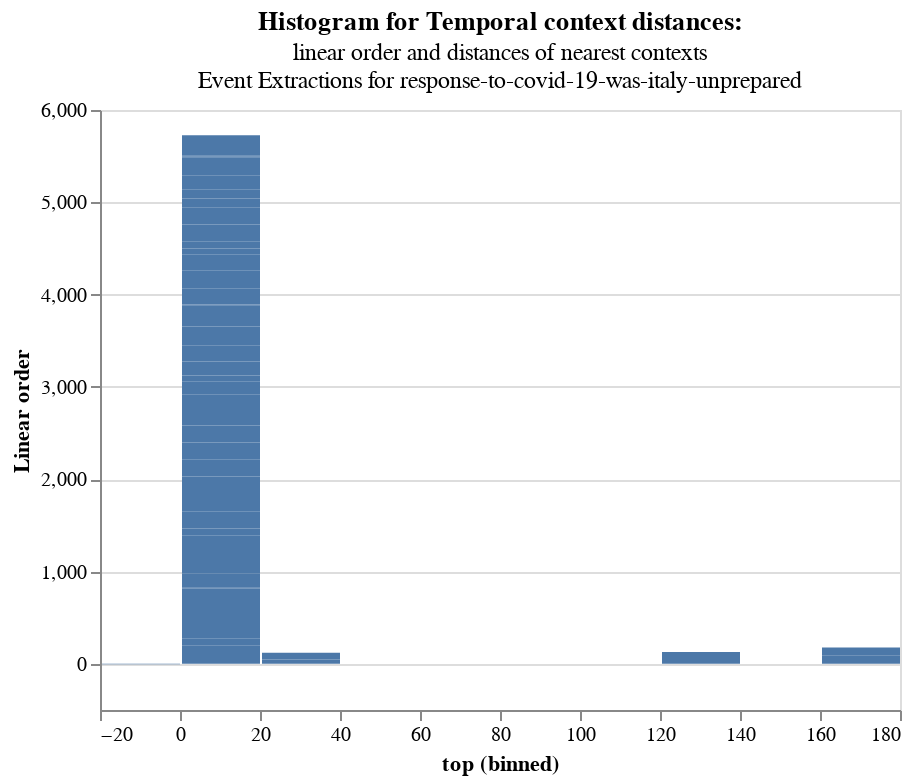

Notebook code cell kept with this figure:
### Code cell
res = pd.DataFrame.from_dict(all_results['response-to-covid-19-was-italy-unprepared_all.csv']['temp_results'])
ch = alt.Chart(res).encode(
    alt.X("top:Q", bin=True),
    y=alt.Y('sno',title="Linear order")
).properties(
    title=alt.TitleParams('Histogram for Temporal context distances: ',
    subtitle=["linear order and distances of nearest contexts","Event Extractions for response-to-covid-19-was-italy-unprepared"])
)

ch.configure_title(
    fontSize=14,
    font='Courier',
    anchor='start',
    color='gray'
)
ch.mark_bar() + ch.mark_text(align='left', dy=2)

### Figure 1 — Vega-Lite specification as saved in the notebook (floating-point values rounded to 4 significant figures)
{"config": {"view": {"continuousWidth": 400, "continuousHeight": 300}}, "layer": [{"mark": "bar", "encoding": {"x": {"bin": true, "field": "top", "type": "quantitative"}, "y": {"field": "sno", "title": "Linear order", "type": "quantitative"}}, "title": {"text": "Histogram for Temporal context distances: ", "subtitle": ["linear order and distances of nearest contexts", "Event Extractions for response-to-covid-19-was-italy-unprepared"]}}, {"mark": {"type": "text", "align": "left", "dy": 2}, "encoding": {"x": {"bin": true, "field": "top", "type": "quantitative"}, "y": {"field": "sno", "title": "Linear order", "type": "quantitative"}}, "title": {"text": "Histogram for Temporal context distances: ", "subtitle": ["linear order and distances of nearest contexts", "Event Extractions for response-to-covid-19-was-italy-unprepared"]}}], "data": {"name": "data-2625d17e31ca16036ee4926468c656a0"}, "$schema": "https://vega.github.io/schema/vega-lite/v4.17.0.json", "datasets": {"data-2625d17e31ca16036ee4926468c656a0": [{"ctx": "2021–2023", "doc_sent_linear_order": 122, "linear_order": 2103, "top": -1, "sno": -1}, {"ctx": "1 january–30 april 2015–2019", "doc_sent_linear_order": 174, "linear_order": 2725, "top": -1, "sno": -1}, {"ctx": "2007", "doc_sent_linear_order": 195, "linear_order": 3222, "top": 0, "sno": 195}, {"ctx": "2019", "doc_sent_linear_order": 83, "linear_order": 1295, "top": 0, "sno": 83}, {"ctx": "2019", "doc_sent_linear_order": 174, "linear_order": 2725, "top": 0, "sno": 174}, {"ctx": "2019", "doc_sent_linear_order": 185, "linear_order": 2970, "top": 0, "sno": 185}, {"ctx": "during the covid-19 emergency", "doc_sent_linear_order": 180, "linear_order": 2887, "top": 2, "sno": 178}, {"ctx": "none", "doc_sent_linear_order": 31, "linear_order": 632, "top": -1, "sno": -1}, {"ctx": "none", "doc_sent_linear_order": 13, "linear_order": 359, "top": -1, "sno": -1}, {"ctx": "none", "doc_sent_linear_order": 255, "linear_order": 4333, "top": 128, "sno": 127}, {"ctx": "pre-covid-19", "doc_sent_linear_order": 9, "linear_order": 189, "top": 0, "sno": 9}, {"ctx": "31st january 2020", "doc_sent_linear_order": 153, "linear_order": 2406, "top": 0, "sno": 153}, {"ctx": "31st january 2020", "doc_sent_linear_order": 171, "linear_order": 2676, "top": 0, "sno": 171}, {"ctx": "between 31st january 2020", "doc_sent_linear_order": 171, "linear_order": 2676, "top": 0, "sno": 171}, {"ctx": "april 2020", "doc_sent_linear_order": 73, "linear_order": 1102, "top": 0, "sno": 73}, {"ctx": "april 2020", "doc_sent_linear_order": 74, "linear_order": 1120, "top": 1, "sno": 73}, {"ctx": "since the early 1990s", "doc_sent_linear_order": 188, "linear_order": 3074, "top": 0, "sno": 188}, {"ctx": "since the early 1990s", "doc_sent_linear_order": 189, "linear_order": 3078, "top": 1, "sno": 188}, {"ctx": "since the early 1990s", "doc_sent_linear_order": 192, "linear_order": 3142, "top": 4, "sno": 188}, {"ctx": "since the early 1990s", "doc_sent_linear_order": 192, "linear_order": 3165, "top": 4, "sno": 188}, {"ctx": "covid-19 pandemic", "doc_sent_linear_order": 79, "linear_order": 1214, "top": 31, "sno": 48}, {"ctx": "during the early days of the covid-19 outbreak", "doc_sent_linear_order": 182, "linear_order": 2903, "top": 0, "sno": 182}, {"ctx": "during the early days of the covid-19 outbreak", "doc_sent_linear_order": 182, "linear_order": 2904, "top": 0, "sno": 182}, {"ctx": "on 3rd february", "doc_sent_linear_order": 157, "linear_order": 2447, "top": 0, "sno": 157}, {"ctx": "2020", "doc_sent_linear_order": 93, "linear_order": 1520, "top": 4, "sno": 89}, {"ctx": "2020", "doc_sent_linear_order": 97, "linear_order": 1589, "top": 8, "sno": 89}, {"ctx": "2020", "doc_sent_linear_order": 73, "linear_order": 1102, "top": 0, "sno": 73}, {"ctx": "2020", "doc_sent_linear_order": 74, "linear_order": 1120, "top": 1, "sno": 73}, {"ctx": "2020", "doc_sent_linear_order": 61, "linear_order": 891, "top": 0, "sno": 61}, {"ctx": "2020", "doc_sent_linear_order": 153, "linear_order": 2406, "top": 0, "sno": 153}, {"ctx": "2020", "doc_sent_linear_order": 171, "linear_order": 2676, "top": 0, "sno": 171}, {"ctx": "2020", "doc_sent_linear_order": 207, "linear_order": 3411, "top": 0, "sno": 207}, {"ctx": "2005", "doc_sent_linear_order": 115, "linear_order": 1917, "top": 0, "sno": 115}, {"ctx": "2005", "doc_sent_linear_order": 124, "linear_order": 2157, "top": 9, "sno": 115}, {"ctx": "between 2000 and 2017", "doc_sent_linear_order": 5, "linear_order": 95, "top": 0, "sno": 5}, {"ctx": "between 2000 and 2017", "doc_sent_linear_order": 5, "linear_order": 101, "top": 0, "sno": 5}, {"ctx": "between 2000 and 2017", "doc_sent_linear_order": 9, "linear_order": 242, "top": 4, "sno": 5}, {"ctx": "beginning of june", "doc_sent_linear_order": 171, "linear_order": 2676, "top": 0, "sno": 171}, {"ctx": "2004", "doc_sent_linear_order": 194, "linear_order": 3197, "top": 0, "sno": 194}, {"ctx": "two months after the beginning of the first wave", "doc_sent_linear_order": 174, "linear_order": 2724, "top": 0, "sno": 174}, {"ctx": "12-week period", "doc_sent_linear_order": 61, "linear_order": 891, "top": -1, "sno": -1}, {"ctx": "12-week period", "doc_sent_linear_order": 62, "linear_order": 905, "top": 0, "sno": 62}, {"ctx": "between 1st february and 14th april", "doc_sent_linear_order": 258, "linear_order": 4361, "top": 169, "sno": 89}, {"ctx": "between 1st february and 14th april", "doc_sent_linear_order": 260, "linear_order": 4397, "top": 171, "sno": 89}, {"ctx": "covid-19 outbreak", "doc_sent_linear_order": 78, "linear_order": 1199, "top": 1, "sno": 77}, {"ctx": "covid-19 outbreak", "doc_sent_linear_order": 182, "linear_order": 2903, "top": 0, "sno": 182}, {"ctx": "covid-19 outbreak", "doc_sent_linear_order": 182, "linear_order": 2904, "top": 0, "sno": 182}, {"ctx": "covid-19 crisis", "doc_sent_linear_order": 97, "linear_order": 1589, "top": 26, "sno": 71}, {"ctx": "covid-19 crisis", "doc_sent_linear_order": 100, "linear_order": 1619, "top": 0, "sno": 100}, {"ctx": "covid-19 crisis", "doc_sent_linear_order": 103, "linear_order": 1681, "top": 3, "sno": 100}, {"ctx": "covid-19 crisis", "doc_sent_linear_order": 147, "linear_order": 2373, "top": 0, "sno": 147}, {"ctx": "covid-19 crisis", "doc_sent_linear_order": 212, "linear_order": 3595, "top": 13, "sno": 199}, {"ctx": "2017", "doc_sent_linear_order": 5, "linear_order": 95, "top": 0, "sno": 5}, {"ctx": "2017", "doc_sent_linear_order": 5, "linear_order": 101, "top": 0, "sno": 5}, {"ctx": "2017", "doc_sent_linear_order": 9, "linear_order": 242, "top": 4, "sno": 5}, {"ctx": "2014", "doc_sent_linear_order": 9, "linear_order": 190, "top": 0, "sno": 9}, {"ctx": "more recently", "doc_sent_linear_order": 122, "linear_order": 2103, "top": 0, "sno": 122}, {"ctx": "covid-19 health crisis", "doc_sent_linear_order": 93, "linear_order": 1520, "top": 0, "sno": 93}]}}
